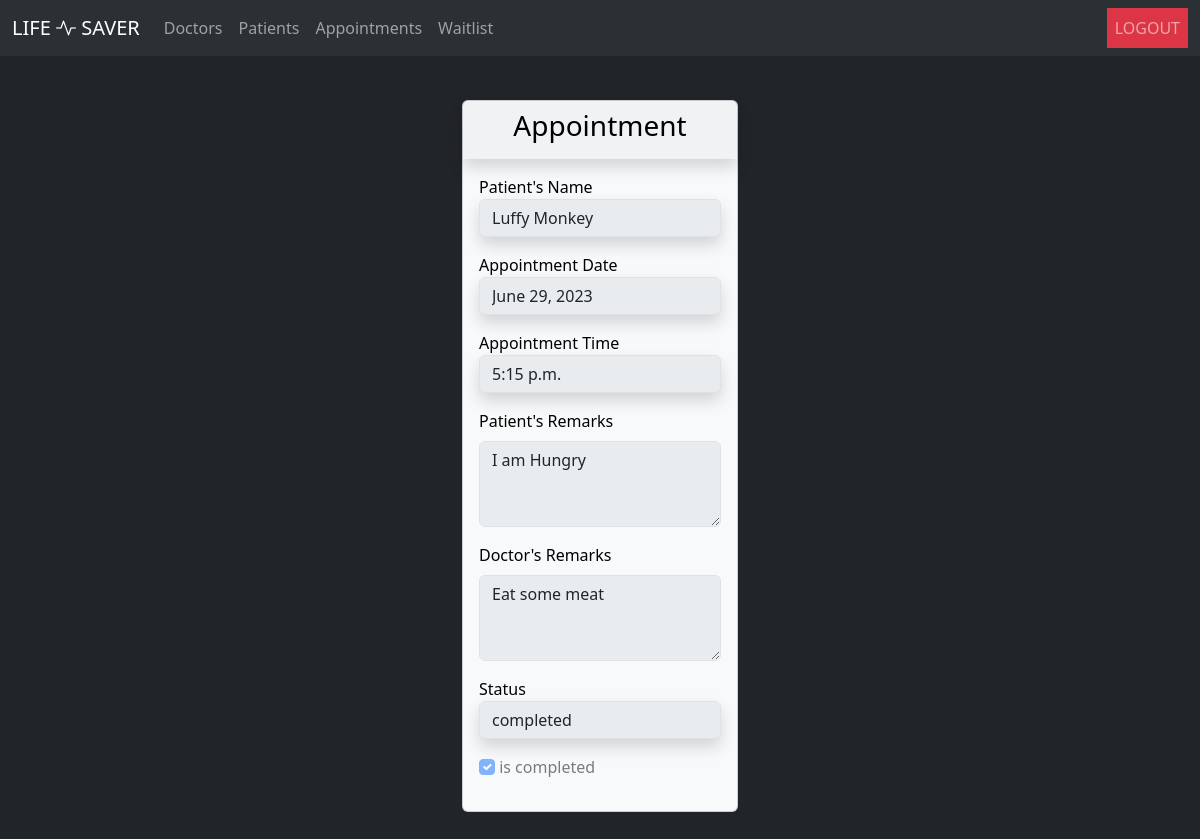
The page /app_admin/appointment/3/ (signed in) on the database its author committed.
### life_saver_appointment/models.py (models this page shows, shortened)
class Appointment(models.Model):
    doctor = models.ForeignKey(Doctor, on_delete=models.CASCADE)
    patient = models.ForeignKey(Patient, on_delete=models.CASCADE)
    date = models.DateField()
    time = models.TimeField()
    patient_remarks = models.TextField(blank=True, null=True)
    doctor_remarks = models.TextField(blank=True, null=True)
    status = models.CharField(max_length=50, default='pending')
    is_completed = models.BooleanField(default=False)
    class Meta:
        verbose_name_plural = 'Appointments'
        ordering = ['-date', '-time']

### life_saver_admin/views.py (the view)
# urls.py: path('appointment/<int:appointment_id>/', appointment, name='appointment_admin'),
def appointment(request, appointment_id):
    if request.session.has_key('user'):
        user = User.objects.get(id=request.session['user'])
        appointment = Appointment.objects.get(id=appointment_id)
        appointment.patient_name = appointment.patient.user.first_name + ' ' + appointment.patient.user.last_name
        return render(request, 'appointment_admin.html', {'user': user, 'appointment': appointment})
    return redirect('login')

### life_saver_admin/templates/appointment_admin.html (shortened to what this page needs)
{% extends 'base_admin.html' %}
{% block content %}
<div class="container-fluid bg-dark h-100">
	<div class="row align-items-center justify-content-center h-100">
		<div class="col-md-3">
			<div class="card text-bg-light">
				<div class="card-header shadow border-0 text-center">
					<h3>Appointment</h3>
				</div>
				<div class="card-body">
                    <div class="mb-3">
                        <label for="patient">Patient's Name</label>
                        <input type="text" class="form-control shadow" name="patient" value="{{ appointment.patient_name }}" disabled>
                    </div>
                    <div class="mb-3">
                        <label for="date">Appointment Date</label>
                        <input type="text" class="form-control shadow" name="date" value="{{ appointment.date }}" disabled>
                    </div>
                    <div class="mb-3">
                        <label for="time">Appointment Time</label>
                        <input type="text" class="form-control shadow" name="time" value="{{ appointment.time }}" disabled>
                    </div>
                    <div class="form-group mb-3">
                        <label for="patient_remarks" class="form-label">Patient's Remarks</label>
                        <textarea class="form-control" id="patient_remarks" name="patient_remarks" disabled rows="3">{{ appointment.patient_remarks }}</textarea>
                    </div>
                    <div class="form-group mb-3">
                        <label for="doctor_remarks" class="form-label">Doctor's Remarks</label>
                        <textarea class="form-control" id="doctor_remarks" name="doctor_remarks" disabled rows="3">{{ appointment.doctor_remarks }}</textarea>
                    </div>
                    <div class="mb-3">
                        <label for="status">Status</label>
                        <input type="text" class="form-control shadow" name="status" value="{{ appointment.status }}" disabled>
                    </div>
                    <div class="mb-3">
                        <input class="form-check-input" type="checkbox" disabled id="flexCheckChecked" checked>
                        <label class="form-check-label" for="flexCheckChecked">
                            is completed
                        </label>
                    </div>
				</div>
			</div>
		</div>
	</div>
</div>
{% endblock %}

### rows shown on the page
Appointment: patient "Luffy Monkey", date "June 29, 2023", time "5:15 p.m.", patient_remarks "I am Hungry", doctor_remarks "Eat some meat", status "completed"
